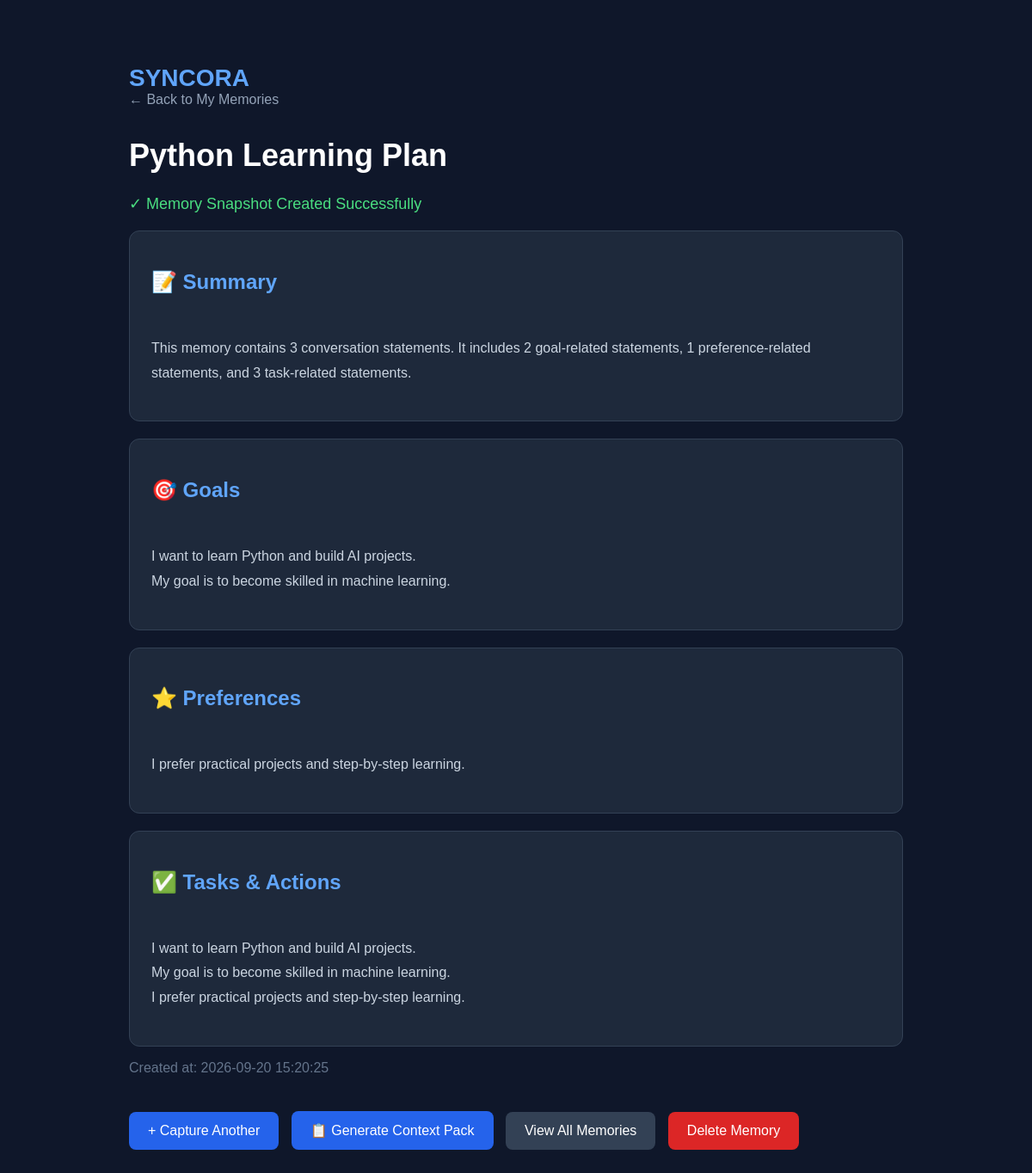
The app's page /memory/1 with its own data.
### tables this page shows
CREATE TABLE memories (
            id INTEGER PRIMARY KEY AUTOINCREMENT,
            title TEXT NOT NULL,
            goals TEXT,
            preferences TEXT,
            tasks TEXT,
            summary TEXT,
            created_at TEXT
        );

### app.py (the view)
@app.route("/memory/<int:memory_id>")
def view_memory(memory_id):
    conn = sqlite3.connect(DATABASE)
    conn.row_factory = sqlite3.Row
    memory = conn.execute(
        "SELECT * FROM memories WHERE id = ?",
        (memory_id,)
    ).fetchone()
    conn.close()
    if memory is None:
        return "Memory not found", 404
    return render_template("memory.html", memory=memory)

### templates/memory.html (shortened to what this page needs)
<!DOCTYPE html>
<html lang="en">
<head>
</head>
<body>
<div class="container">
    <div class="logo">SYNCORA</div>
    <a href="/memories" class="back">
        ← Back to My Memories
    </a>
    <h1>{{ memory['title'] }}</h1>
    <p class="success">
        ✓ Memory Snapshot Created Successfully
    </p>
    <div class="card">
        <h2>📝 Summary</h2>
        <p class="content">
            {{ memory['summary'] }}
        </p>
    </div>
    <div class="card">
        <h2>🎯 Goals</h2>
        <p class="content">
            {{ memory['goals'] }}
        </p>
    </div>
    <div class="card">
        <h2>⭐ Preferences</h2>
        <p class="content">
            {{ memory['preferences'] }}
        </p>
    </div>
    <div class="card">
        <h2>✅ Tasks & Actions</h2>
        <p class="content">
            {{ memory['tasks'] }}
        </p>
    </div>
    <p style="color: #64748b;">
        Created at: {{ memory['created_at'] }}
    </p>
    <a href="/capture" class="button">
        + Capture Another
    </a>
    <a
        href="/context/{{ memory['id'] }}"
        class="button"
    >
        📋 Generate Context Pack
    </a>
    <a
        href="/memories"
        class="button secondary"
    >
        View All Memories
    </a>
    <form
        action="/delete/{{ memory['id'] }}"
        method="POST"
        style="display: inline;"
        onsubmit="return confirm('Delete this memory permanently?');"
    >
        <button
            type="submit"
            class="button danger"
        >
            Delete Memory
        </button>
    </form>
</div>
</body>
</html>

### templates/memory.html (style rules this page uses)
* { box-sizing: border-box; }
body { margin: 0; font-family: Arial, sans-serif; background: #0f172a; color: white; }
.container { max-width: 950px; margin: 50px auto; padding: 25px; }
.logo { color: #60a5fa; font-size: 28px; font-weight: bold; }
h1 { font-size: 36px; margin-top: 35px; }
.success { color: #4ade80; font-size: 18px; }
.card { background: #1e293b; border: 1px solid #334155; border-radius: 12px; padding: 25px; margin-top: 20px; }
h2 { color: #60a5fa; }
.content { white-space: pre-line; color: #cbd5e1; line-height: 1.8; }
.button { display: inline-block; margin-top: 25px; margin-right: 10px; padding: 13px 22px; background: #2563eb; color: white; text-decoration: none; border-radius: 8px; border: none; font-size: 16px; cursor: pointer; }
.secondary { background: #334155; }
.danger { background: #dc2626; }
.back { color: #94a3b8; text-decoration: none; }

### records on screen
memories: title "Python Learning Plan", summary "This memory contains 3 conversation statements. It includes 2 goal-related statements, 1 preference-related statements, and 3 task-related statements.", goals "I want to learn Python and build AI projects. My goal is to become skilled in machine learning.", preferences "I prefer practical projects and step-by-step learning.", tasks "I want to learn Python and build AI projects. My goal is to become skilled in machine learning. I prefer practical projects and step-by-step learning.", created_at "2026-09-20 15:20:25"
